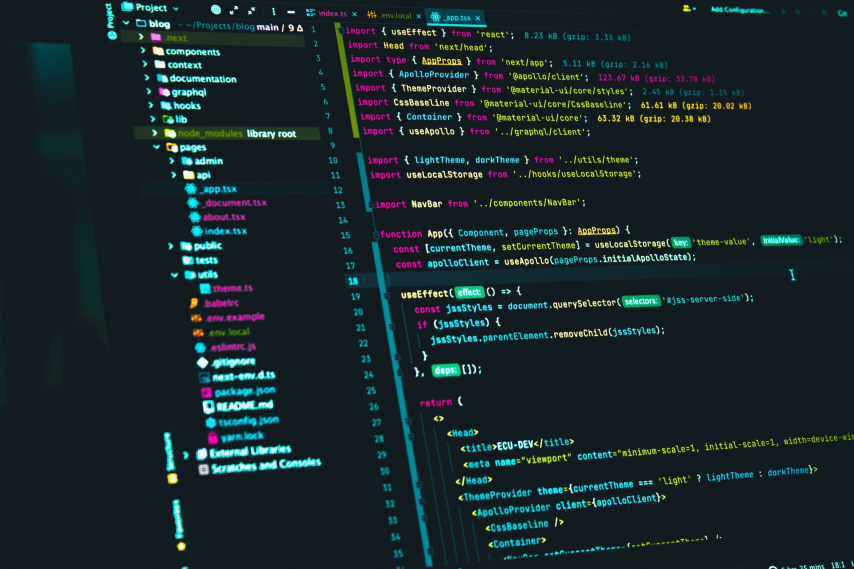
#> input picture image-resizer/code.jpg, 2560 x 1707 px (shown at 1/3 size)
$ python img-resizer.py
#> lines starting #> are read from the running program, lines starting #| are printed output that depends on the picture
#> the answer given: 100
#> the answer given: 100
#pip install Pillow

from PIL import Image
def resize_image(size1,size2):
#> called with size1 = 100, size2 = 100
    image = Image.open('code.jpg')
#> image is the input picture: PIL image 2560x1707 RGB; mean R, G, B 23.4, 38.9, 41.9

    print(f"Current Size : {image.size}")
#| Current Size : (2560, 1707)

    resized_image = image.resize((size1,size2))
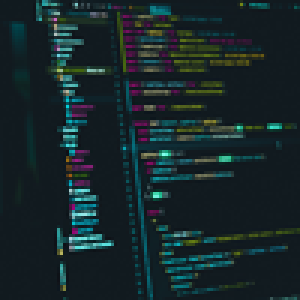
#> resized_image: PIL image 100x100 RGB (shown 3 times larger); mean R, G, B 23.4, 38.9, 41.9
#> (the run stopped early here; a loop or call above may not have finished)
